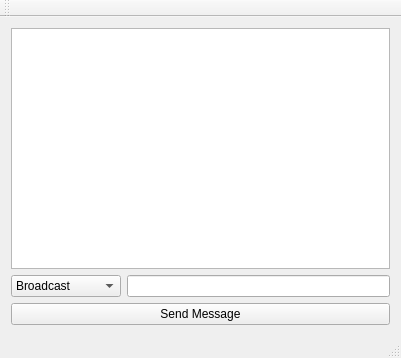
<?xml version="1.0" encoding="UTF-8"?>
<ui version="4.0">
 <class>MainWindow</class>
 <widget class="QMainWindow" name="MainWindow">
  <property name="geometry">
   <rect>
    <x>0</x>
    <y>0</y>
    <width>401</width>
    <height>358</height>
   </rect>
  </property>
  <property name="windowTitle">
   <string>QTCPServer</string>
  </property>
  <property name="styleSheet">
   <string notr="true"/>
  </property>
  <widget class="QWidget" name="centralWidget">
   <layout class="QGridLayout" name="gridLayout">
    <item row="0" column="0">
     <widget class="QTextBrowser" name="textBrowser_receivedMessages">
      <property name="styleSheet">
       <string notr="true"/>
      </property>
     </widget>
    </item>
    <item row="1" column="0">
     <layout class="QGridLayout" name="gridLayout_2">
      <item row="0" column="0" colspan="2">
       <layout class="QHBoxLayout" name="horizontalLayout">
        <item>
         <widget class="QComboBox" name="comboBox_receiver">
          <property name="minimumSize">
           <size>
            <width>110</width>
            <height>0</height>
           </size>
          </property>
          <item>
           <property name="text">
            <string>Broadcast</string>
           </property>
          </item>
         </widget>
        </item>
        <item>
         <widget class="QLineEdit" name="lineEdit_message">
          <property name="minimumSize">
           <size>
            <width>150</width>
            <height>0</height>
           </size>
          </property>
          <property name="styleSheet">
           <string notr="true"/>
          </property>
         </widget>
        </item>
       </layout>
      </item>
      <item row="1" column="0" colspan="2">
       <widget class="QPushButton" name="pushButton_sendMessage">
        <property name="minimumSize">
         <size>
          <width>0</width>
          <height>0</height>
         </size>
        </property>
        <property name="styleSheet">
         <string notr="true"/>
        </property>
        <property name="text">
         <string>Send Message</string>
        </property>
       </widget>
      </item>
     </layout>
    </item>
   </layout>
  </widget>
  <widget class="QMenuBar" name="menuBar">
   <property name="geometry">
    <rect>
     <x>0</x>
     <y>0</y>
     <width>401</width>
     <height>25</height>
    </rect>
   </property>
  </widget>
  <widget class="QToolBar" name="mainToolBar">
   <attribute name="toolBarArea">
    <enum>TopToolBarArea</enum>
   </attribute>
   <attribute name="toolBarBreak">
    <bool>false</bool>
   </attribute>
  </widget>
  <widget class="QStatusBar" name="statusBar"/>
 </widget>
 <layoutdefault spacing="6" margin="11"/>
 <resources/>
 <connections/>
</ui>
